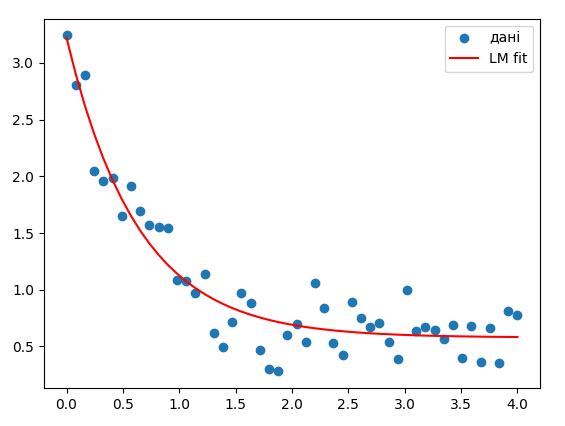

Write Python code to recreate this figure.
import numpy as np
from scipy.optimize import curve_fit
import matplotlib.pyplot as plt

def model(x, a, b, c):
    return a * np.exp(-b * x) + c

x = np.linspace(0, 4, 50)
y = model(x, 2.5, 1.3, 0.5) + 0.2 * np.random.normal(size=len(x))

params, _ = curve_fit(model, x, y, method='lm')
plt.scatter(x, y, label='дані')
plt.plot(x, model(x, *params), color='red', label='LM fit')
plt.legend()
plt.show()
